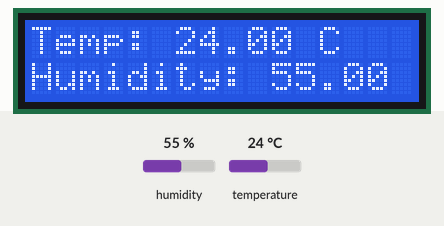
This sketch was run on a simulated Arduino Uno, built with avr-gcc and run on an emulated ATmega328P. Parts: 16×2 character LCD. The inputs (shaded band) are chosen by the test bench; at power-on: humidity 55 %, temperature 24 °C. Not simulated (calls return 0 or success): arduino_secrets.h.

Above: at 3.2 s.
3.3 s: humidity set to 22 %
At 5.3 s:
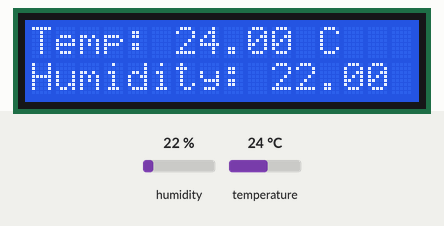
6.0 s: temperature set to 12 °C
At 7.6 s:
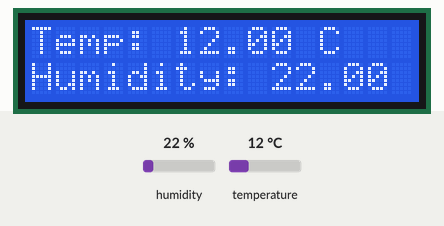
8.7 s: humidity set to 40 %
At 10.9 s:
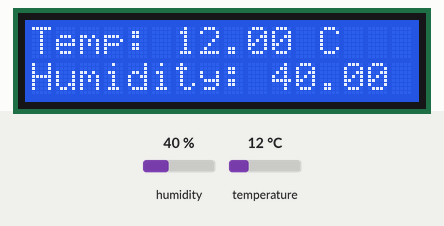
11.8 s: temperature set to 19 °C
At 13.2 s:
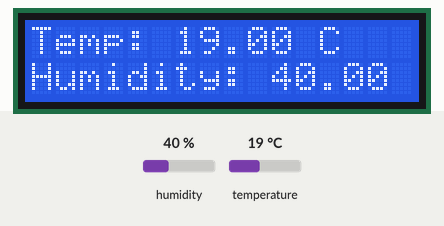
Timing chart, 0 to 14.8 s (numbered marks = the images above; inputs shaded):
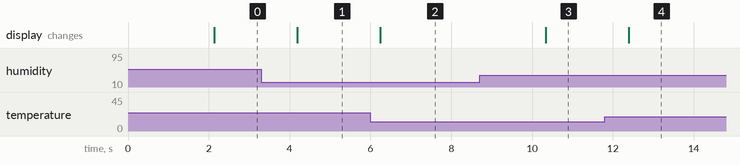

Measured:
- after the input at 3.3 s, the display: changes after 0.88 s (image 1)
- after the input at 6.0 s, the display: changes after 0.24 s (image 2)
- after the input at 8.7 s, the display: changes after 1.6 s (image 3)
- after the input at 11.8 s, the display: changes after 0.60 s (image 4)

The sketch:

Temp_and_Hum_Display_on_LCD.ino
```cpp
#include "arduino_secrets.h"

#include <Wire.h>
#include <LiquidCrystal_I2C.h>
#include <DHT.h>

// Define DHT Sensor
#define DHTPIN 7          // DHT11 data pin connected to Arduino pin 7
#define DHTTYPE DHT11     // DHT11 sensor
DHT dht(DHTPIN, DHTTYPE);

// Define LCD Address and Dimensions
LiquidCrystal_I2C lcd(0x27, 16, 2); // I2C address commonly 0x27 or 0x3F for 16x2 LCD

void setup() {
    lcd.init();              // Initialize the LCD (using init())
    lcd.backlight();         // Turn on the backlight
    dht.begin();             // Initialize the DHT sensor
    lcd.print("Temp & Humid"); // Initial display message
    delay(2000);
    lcd.clear();
}

void loop() {
    // Read temperature and humidity from DHT11
    float h = dht.readHumidity();
    float t = dht.readTemperature();

    if (isnan(h) || isnan(t)) {
        lcd.setCursor(0, 0);
        lcd.print("Sensor Error");     // Display error if sensor read fails
        return;
    }

    // Display temperature and humidity on the LCD
    lcd.setCursor(0, 0);               // Set cursor to top left
    lcd.print("Temp: ");
    lcd.print(t);
    lcd.print(" C");

    lcd.setCursor(0, 1);               // Set cursor to second line
    lcd.print("Humidity: ");
    lcd.print(h);
    lcd.print(" %");

    delay(2000); // Refresh display every 2 seconds
}
```
